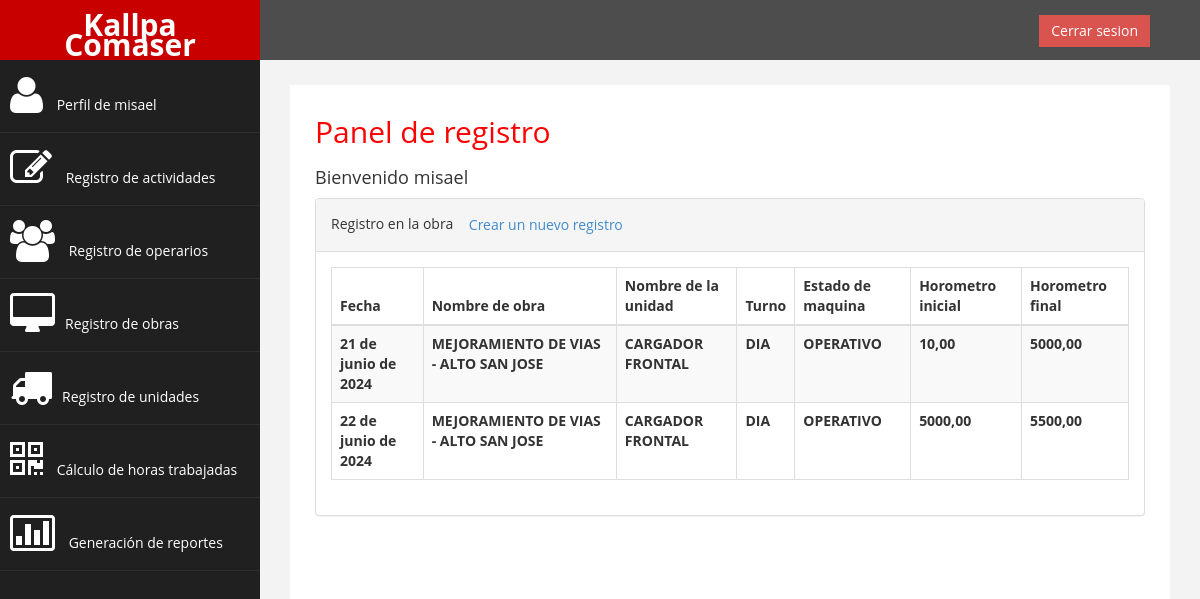
The page /listar_registros/ (signed in) on the database its author committed.
### sistemaLogeo/models.py (models this page shows, shortened)
class REGISTRO(models.Model):
    CodReg = models.AutoField(primary_key=True)
    CodTra = models.ForeignKey(TRABAJO, on_delete=models.CASCADE, db_column='CodTra')
    FecTra = models.DateField()
    Turno = models.CharField(max_length=5)
    EstMaq = models.CharField(max_length=10)
    HorIni = models.DecimalField(max_digits=10, decimal_places=2,)
    HorFin = models.DecimalField(max_digits=10, decimal_places=2)
    fecCre = models.DateTimeField(auto_now_add=True)
    class Meta:
        constraints = [
            models.UniqueConstraint(fields=['FecTra', 'CodTra'], name='unique_FecTra_CodTra')
        ]

class TRABAJO(models.Model):
    CodTra = models.AutoField(primary_key=True)
    CodLab = models.ForeignKey(LABOR, on_delete=models.CASCADE, db_column='CodLab')
    CodObra = models.ForeignKey(OBRA, related_name='trabajos', on_delete=models.CASCADE, db_column='CodObra')
    FecIni = models.DateField()
    FecFin = models.DateField()
    class Meta:
        constraints = [
            models.UniqueConstraint(fields=['CodLab', 'CodObra'], name='unique_CodLab_CodObra')
        ]

class OBRA(models.Model):
    CodObra = models.AutoField(primary_key=True)
    NomObra = models.CharField(max_length=60)
    NomCon = models.CharField(max_length=60)
    HorMin = models.IntegerField(null=False)

class LABOR(models.Model):
    CodLab = models.AutoField(primary_key=True)
    CodUsu = models.ForeignKey(User, on_delete=models.CASCADE, db_column='CodUsu')
    CodUni = models.ForeignKey(UNIDAD, related_name="labores", on_delete=models.CASCADE, db_column='CodUni')
    LabDes = models.CharField(max_length=60)
    class Meta:
        constraints = [
            models.UniqueConstraint(fields=['CodUsu', 'CodUni'], name='unique_codusu_coduni')
        ]

class UNIDAD(models.Model):
    CodUni = models.CharField(max_length=60, primary_key=True)
    NomUni = models.CharField(max_length=60)
    ModUni = models.CharField(max_length=60)
    PreHor = models.DecimalField(max_digits=10, decimal_places=2)
    HorUni = models.DecimalField(max_digits=10, decimal_places=2)

### sistemaLogeo/views.py (the view)
# urls.py: path('listar_registros/', listar_registros, name='listar_registros'),
@login_required
def listar_registros(request):
    user = request.user
    labores_usuario = LABOR.objects.filter(CodUsu=user)
    trabajos_asignados = TRABAJO.objects.filter(CodLab__in=labores_usuario)
    registros_asignados = REGISTRO.objects.filter(CodTra__in=trabajos_asignados).order_by('FecTra')
    return render(request, 'registro/listar_registros.html', {'registros_asignados':registros_asignados})

### sistemaLogeo/templates/registro/listar_registros.html (shortened to what this page needs)
{% extends "base.html" %}
{% block content %}
<div class="col-md-12">
    <h2>Panel de registro</h2>
    <h4>Bienvenido {{ user.username }} </h4>
</div>
<div class="col-md-12 col-sm-12 col-xs-12">
    <div class="panel panel-default">
        <div class="panel-heading">
            Registro en la obra
            <a href="{% url 'index'%}" class="btn square-btn-adjust">Crear un nuevo registro</a>
        </div>
        <div class="panel-body">
            <div class="table-responsive">
                <table class="table table-striped table-bordered table-hover">
                    <thead>
                        <tr>
                            <th>Fecha</th>
                            <th>Nombre de obra</th>
                            <th>Nombre de la unidad</th>
                            <th>Turno</th>
                            <th>Estado de maquina</th>
                            <th>Horometro inicial</th>
                            <th>Horometro final</th>
                        </tr>
                    </thead>
                    <tbody>
                        {% for registro in registros_asignados %}
                        <tr>
                            <th>{{ registro.FecTra }}</th>
                            <th>{{ registro.CodTra.CodObra.NomObra }}</th>
                            <th>{{ registro.CodTra.CodLab.CodUni.NomUni }}</th>
                            <th>{{ registro.Turno }}</th>
                            <th>{{ registro.EstMaq }}</th>
                            <th>{{ registro.HorIni }}</th>
                            <th>{{ registro.HorFin }}</th>
                        </tr>
                        {% endfor %}
                    </tbody>
                </table>
            </div>
        </div>
    </div>
</div>
{% endblock %}

### sistemaLogeo/templates/base.html (shortened to what this page needs)
{% load static %}
<!DOCTYPE html>
<html lang="es">
<head>
    <link rel="stylesheet" type="text/css" href="{% static 'css/bootstrap.css' %}">
    <link rel="stylesheet" type="text/css" href="{% static 'css/custom.css' %}">
    <link rel="stylesheet" type="text/css" href="{% static 'css/font-awesome.css' %}">
</head>
<body>
    <div id="wrapper">
        <nav class="navbar navbar-default navbar-cls-top " role="navigation" style="margin-bottom: 0">
            <div class="navbar-header">
                <a class="navbar-brand" href="{% url 'index'%}">Kallpa Comaser</a>
            </div>
            <div style="color: white; padding: 15px 50px 5px 50px; float: right; font-size: 16px;">
                {% if user.is_authenticated %}
                <a href="{% url 'logout'%}" class="btn btn-danger square-btn-adjust">Cerrar sesion</a>
                {% else %}
                <a href="{% url 'login'%}" class="btn btn-danger square-btn-adjust">Iniciar sesion</a>
                {% endif %}
            </div>
        </nav>
        <nav class="navbar-default navbar-side" role="navigation">
            <div class="sidebar-collapse">
                <ul class="nav" id="main-menu">
                    {% if user.is_authenticated %}
                    <li>
                        <a href="{% url 'index'%}"><i class="fa fa-user fa-3x"></i> Perfil de {{ user.username }}</a>
                    </li>
                    <li>
                        <a href="{% url 'listar_registros'%}"><i class="fa fa-edit fa-3x"></i> Registro de actividades
                        </a>
                    </li>
                    {% if user.is_superuser or user.is_staff %}
                    <li>
                        <a href="{% url 'listar_usuarios'%}"><i class="fa fa-users fa-3x"></i> Registro de operarios</a>
                    </li>
                    <li>
                        <a href="{% url 'listar_obras'%}"><i class="fa fa-desktop fa-3x"></i>Registro de obras </a>
                    </li>
                    <li>
                        <a href="{% url 'listar_unidades'%}"><i class="fa fa-truck fa-3x"></i>Registro de unidades </a>
                    </li>
                    <li>
                        <a href="{% url 'calculo_horas'%}"><i class="fa fa-qrcode fa-3x"></i> Cálculo de horas
                            trabajadas</a>
                    </li>
                    <li>
                        <a href="{% url 'reportes_detallados' %}"><i class="fa fa-bar-chart-o fa-3x"></i> Generación de
                            reportes</a>
                    </li>
                    {% endif %}
                    {% endif %}
                </ul>
            </div>
        </nav>
        <div id="page-wrapper">
                <div id="page-inner">
                    {% block content %}{% endblock %}
                </div>
            </div>
        </div>
</body>
</html>

### sistemaLogeo/static/css/custom.css (style rules this page uses)
body { font-family: 'Open Sans', sans-serif; }
#wrapper { width: 100%; background: #202020; }
#page-wrapper { padding: 15px 15px; min-height: 600px; background: #F3F3F3; }
#page-inner { width: 100%; margin: 10px 20px 10px 0px; background-color: #fff !important; padding: 10px; min-height: 1200px; }
h2 { color: #f00; }
h4 { padding-top: 10px; }
.square-btn-adjust { border: 0px solid transparent; -webkit-border-radius: 0px; -moz-border-radius: 0px; border-radius: 0px; }
.navbar-cls-top .navbar-brand { color: #fff; background: #C90000; width: 260px; text-align: center; height: 60px; font-size: 30px; font-weight: 700; }
.sidebar-collapse, .sidebar-collapse .nav { background: none; }
.sidebar-collapse .nav { padding: 0; }
.sidebar-collapse .nav>li>a { color: #fff; background: #202020; text-shadow: none; }
.sidebar-collapse>.nav>li>a { padding: 15px 10px; }
.sidebar-collapse>.nav>li { border-bottom: 1px solid rgba(107, 108, 109, 0.19); }
.navbar-side { border: none; background-color: #202020; }
.navbar-cls-top { background: #4D4D4D; border-bottom: none; }
.navbar-default { border: 0px solid black; }
.navbar-header { background: #A70303; }
.nav>li>a>i { margin-right: 10px; }
@media (min-width:768px) { #page-wrapper { margin: 0 0 0 260px; padding: 15px 30px; min-height: 1200px; } }
@media (min-width:768px) { .navbar-side { z-index: 1; position: absolute; width: 260px; } }
@media (min-width:768px) { .navbar { border-radius: 0px; } }

### rows shown on the page
REGISTRO: FecTra "21 de junio de 2024", CodTra.CodObra.NomObra "MEJORAMIENTO DE VIAS - ALTO SAN JOSE", CodTra.CodLab.CodUni.NomUni "CARGADOR FRONTAL", Turno "DIA", EstMaq "OPERATIVO", HorIni "10,00", HorFin "5000,00"
REGISTRO: FecTra "22 de junio de 2024", CodTra.CodObra.NomObra "MEJORAMIENTO DE VIAS - ALTO SAN JOSE", CodTra.CodLab.CodUni.NomUni "CARGADOR FRONTAL", Turno "DIA", EstMaq "OPERATIVO", HorIni "5000,00", HorFin "5500,00"

### other values the page prints
{{ user.username }} "misael"
